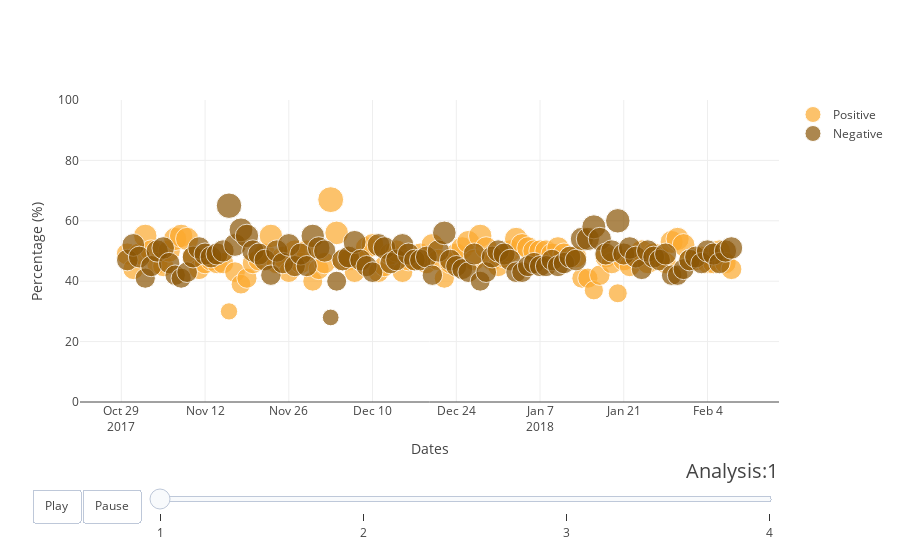

This figure's notebook cell:
### Code cell
# make frames
for a in analysis:
    frame = {'data': [], 'name': str(a)}
    for cat in categories:
        dataset_by_analysis = df[df['analysis'] == int(a)]
        dataset_by_analysis_and_cat = dataset_by_analysis[dataset_by_analysis['category'] == cat]
        
        
        if(not dataset_by_analysis_and_cat['date'].empty):
            
            data_dict = {
                'x': list(dataset_by_analysis_and_cat['date']),
                'y': list(dataset_by_analysis_and_cat['value']),
                'mode': 'markers',
                'text': list(dataset_by_analysis_and_cat['name'].values[0]),
                'marker': {
                    'sizemode': 'area',
                    'sizeref': 200,
                    'size': list(dataset_by_analysis_and_cat['size']),
                    'color': custom_colors[cat]
            },
            'name': dataset_by_analysis_and_cat['name'].values[0]
            }
            
            frame['data'].append(data_dict)
            
    figure['frames'].append(frame)
    
    slider_step = {'args': [
        [a],
        {'frame': {'duration': 300, 'redraw': True},
         'mode': 'immediate',
         'label': 'label-for-frame',
       'transition': {'duration': 300}}
     ],
     'label': a,
     'method': 'animate'}
    sliders_dict['steps'].append(slider_step)

    
figure['layout']['sliders'] = [sliders_dict]

iplot(figure)

### Figure 1 — Plotly figure (JSON) as saved in the notebook; plotly's stock layout.template omitted (floating-point values rounded to 4 significant figures)
{"data": [{"marker": {"color": "rgb(252, 169, 45)", "size": [49000, 44000, 49000, 55000, 50000, 46000, 45000, 50000, 54000, 55000, 54000, 48000, 44000, 46000, 47000, 46000, 46000, 30000, 43000, 39000, 41000, 46000, 47000, 49000, 55000, 46000, 48000, 43000, 50000, 46000, 50000, 40000, 44000, 46000, 67000, 56000, 47000, 47000, 43000, 47000, 51000, 52000, 43000, 45000, 49000, 50000, 43000, 47000, 47000, 49000, 46000, 52000, 47000, 41000, 46000, 49000, 51000, 53000, 47000, 55000, 51000, 47000, 45000, 48000, 50000, 54000, 52000, 51000, 50000, 50000, 50000, 49000, 51000, 49000, 48000, 48000, 41000, 41000, 37000, 42000, 48000, 46000, 36000, 47000, 45000, 48000, 50000, 46000, 49000, 48000, 46000, 53000, 54000, 52000, 47000, 47000, 48000, 46000, 46000, 50000, 46000, 44000], "sizemode": "area", "sizeref": 200}, "mode": "markers", "name": "Positive", "text": ["P", "o", "s", "i", "t", "i", "v", "e"], "type": "scatter", "uid": "139edaa9-51f8-4518-a2db-021ea2d07ea9", "x": ["2017-10-30", "2017-10-31", "2017-11-01", "2017-11-02", "2017-11-03", "2017-11-04", "2017-11-05", "2017-11-06", "2017-11-07", "2017-11-08", "2017-11-09", "2017-11-10", "2017-11-11", "2017-11-12", "2017-11-13", "2017-11-14", "2017-11-15", "2017-11-16", "2017-11-17", "2017-11-18", "2017-11-19", "2017-11-20", "2017-11-21", "2017-11-22", "2017-11-23", "2017-11-24", "2017-11-25", "2017-11-26", "2017-11-27", "2017-11-28", "2017-11-29", "2017-11-30", "2017-12-01", "2017-12-02", "2017-12-03", "2017-12-04", "2017-12-05", "2017-12-06", "2017-12-07", "2017-12-08", "2017-12-09", "2017-12-10", "2017-12-11", "2017-12-12", "2017-12-13", "2017-12-14", "2017-12-15", "2017-12-16", "2017-12-17", "2017-12-18", "2017-12-19", "2017-12-20", "2017-12-21", "2017-12-22", "2017-12-23", "2017-12-24", "2017-12-25", "2017-12-26", "2017-12-27", "2017-12-28", "2017-12-29", "2017-12-30", "2017-12-31", "2018-01-01", "2018-01-02", "2018-01-03", "2018-01-04", "2018-01-05", "2018-01-06", "2018-01-07", "2018-01-08", "2018-01-09", "2018-01-10", "2018-01-11", "2018-01-12", "2018-01-13", "2018-01-14", "2018-01-15", "2018-01-16", "2018-01-17", "2018-01-18", "2018-01-19", "2018-01-20", "2018-01-21", "2018-01-22", "2018-01-23", "2018-01-24", "2018-01-25", "2018-01-26", "2018-01-27", "2018-01-28", "2018-01-29", "2018-01-30", "2018-01-31", "2018-02-01", "2018-02-02", "2018-02-03", "2018-02-04", "2018-02-05", "2018-02-06", "2018-02-07", "2018-02-08"], "y": [49, 44, 49, 55, 50, 46, 45, 50, 54, 55, 54, 48, 44, 46, 47, 46, 46, 30, 43, 39, 41, 46, 47, 49, 55, 46, 48, 43, 50, 46, 50, 40, 44, 46, 67, 56, 47, 47, 43, 47, 51, 52, 43, 45, 49, 50, 43, 47, 47, 49, 46, 52, 47, 41, 46, 49, 51, 53, 47, 55, 51, 47, 45, 48, 50, 54, 52, 51, 50, 50, 50, 49, 51, 49, 48, 48, 41, 41, 37, 42, 48, 46, 36, 47, 45, 48, 50, 46, 49, 48, 46, 53, 54, 52, 47, 47, 48, 46, 46, 50, 46, 44]}, {"marker": {"color": "rgb(138, 85, 5)", "size": [47000, 52000, 48000, 41000, 45000, 50000, 51000, 46000, 42000, 41000, 43000, 48000, 51000, 49000, 48000, 49000, 50000, 65000, 52000, 57000, 55000, 50000, 49000, 47000, 42000, 50000, 46000, 52000, 45000, 49000, 45000, 55000, 51000, 50000, 28000, 40000, 47000, 48000, 53000, 47000, 45000, 43000, 52000, 51000, 46000, 47000, 52000, 49000, 47000, 47000, 48000, 42000, 50000, 56000, 47000, 45000, 44000, 43000, 49000, 40000, 43000, 48000, 50000, 49000, 47000, 43000, 43000, 45000, 46000, 45000, 45000, 47000, 45000, 46000, 48000, 47000, 54000, 54000, 58000, 54000, 49000, 50000, 60000, 49000, 51000, 48000, 44000, 50000, 48000, 47000, 49000, 42000, 42000, 44000, 47000, 48000, 46000, 50000, 49000, 46000, 50000, 51000], "sizemode": "area", "sizeref": 200}, "mode": "markers", "name": "Negative", "text": ["N", "e", "g", "a", "t", "i", "v", "e"], "type": "scatter", "uid": "9f979b42-6e0d-43fc-a920-ee28013d2843", "x": ["2017-10-30", "2017-10-31", "2017-11-01", "2017-11-02", "2017-11-03", "2017-11-04", "2017-11-05", "2017-11-06", "2017-11-07", "2017-11-08", "2017-11-09", "2017-11-10", "2017-11-11", "2017-11-12", "2017-11-13", "2017-11-14", "2017-11-15", "2017-11-16", "2017-11-17", "2017-11-18", "2017-11-19", "2017-11-20", "2017-11-21", "2017-11-22", "2017-11-23", "2017-11-24", "2017-11-25", "2017-11-26", "2017-11-27", "2017-11-28", "2017-11-29", "2017-11-30", "2017-12-01", "2017-12-02", "2017-12-03", "2017-12-04", "2017-12-05", "2017-12-06", "2017-12-07", "2017-12-08", "2017-12-09", "2017-12-10", "2017-12-11", "2017-12-12", "2017-12-13", "2017-12-14", "2017-12-15", "2017-12-16", "2017-12-17", "2017-12-18", "2017-12-19", "2017-12-20", "2017-12-21", "2017-12-22", "2017-12-23", "2017-12-24", "2017-12-25", "2017-12-26", "2017-12-27", "2017-12-28", "2017-12-29", "2017-12-30", "2017-12-31", "2018-01-01", "2018-01-02", "2018-01-03", "2018-01-04", "2018-01-05", "2018-01-06", "2018-01-07", "2018-01-08", "2018-01-09", "2018-01-10", "2018-01-11", "2018-01-12", "2018-01-13", "2018-01-14", "2018-01-15", "2018-01-16", "2018-01-17", "2018-01-18", "2018-01-19", "2018-01-20", "2018-01-21", "2018-01-22", "2018-01-23", "2018-01-24", "2018-01-25", "2018-01-26", "2018-01-27", "2018-01-28", "2018-01-29", "2018-01-30", "2018-01-31", "2018-02-01", "2018-02-02", "2018-02-03", "2018-02-04", "2018-02-05", "2018-02-06", "2018-02-07", "2018-02-08"], "y": [47, 52, 48, 41, 45, 50, 51, 46, 42, 41, 43, 48, 51, 49, 48, 49, 50, 65, 52, 57, 55, 50, 49, 47, 42, 50, 46, 52, 45, 49, 45, 55, 51, 50, 28, 40, 47, 48, 53, 47, 45, 43, 52, 51, 46, 47, 52, 49, 47, 47, 48, 42, 50, 56, 47, 45, 44, 43, 49, 40, 43, 48, 50, 49, 47, 43, 43, 45, 46, 45, 45, 47, 45, 46, 48, 47, 54, 54, 58, 54, 49, 50, 60, 49, 51, 48, 44, 50, 48, 47, 49, 42, 42, 44, 47, 48, 46, 50, 49, 46, 50, 51]}], "layout": {"hovermode": "closest", "sliders": [{"active": 0, "currentvalue": {"font": {"size": 20}, "prefix": "Analysis:", "visible": true, "xanchor": "right"}, "len": 0.9, "pad": {"b": 10, "t": 50}, "steps": [{"args": [["1"], {"frame": {"duration": 300, "redraw": true}, "label": "label-for-frame", "mode": "immediate", "transition": {"duration": 300}}], "label": "1", "method": "animate"}, {"args": [["2"], {"frame": {"duration": 300, "redraw": true}, "label": "label-for-frame", "mode": "immediate", "transition": {"duration": 300}}], "label": "2", "method": "animate"}, {"args": [["3"], {"frame": {"duration": 300, "redraw": true}, "label": "label-for-frame", "mode": "immediate", "transition": {"duration": 300}}], "label": "3", "method": "animate"}, {"args": [["4"], {"frame": {"duration": 300, "redraw": true}, "label": "label-for-frame", "mode": "immediate", "transition": {"duration": 300}}], "label": "4", "method": "animate"}], "transition": {"duration": 300, "easing": "cubic-in-out"}, "x": 0.1, "xanchor": "left", "y": 0, "yanchor": "top"}], "updatemenus": [{"buttons": [{"args": [null, {"frame": {"duration": 300, "redraw": true}, "fromcurrent": true, "transition": {"duration": 300, "easing": "quadratic-in-out"}}], "label": "Play", "method": "animate"}, {"args": [[null], {"frame": {"duration": 0, "redraw": true}, "mode": "immediate", "transition": {"duration": 0}}], "label": "Pause", "method": "animate"}], "direction": "left", "pad": {"r": 10, "t": 87}, "showactive": false, "type": "buttons", "x": 0.1, "xanchor": "right", "y": 0, "yanchor": "top"}], "xaxis": {"title": "Dates"}, "yaxis": {"range": [0, 100], "title": "Percentage (%)"}}}
